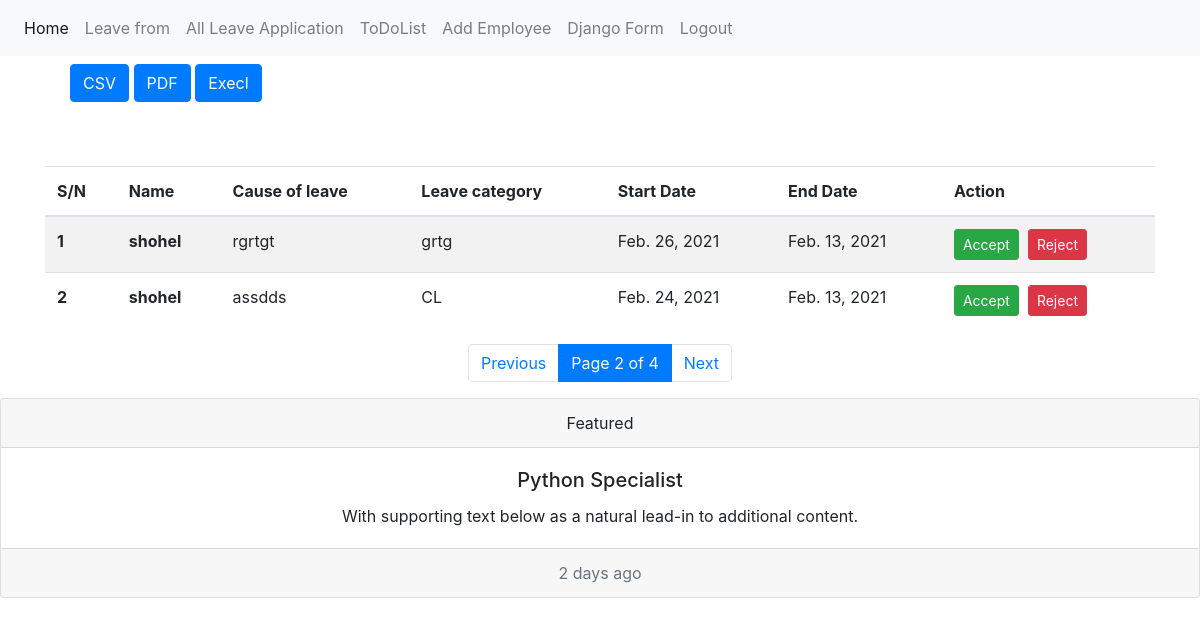
Screenshot of /all-application?page=2 (signed in) with the database file from the repository.
### emsapp/models.py (models this page shows, shortened)
class LeaveApplication(models.Model):
    user=models.ForeignKey(User, on_delete=models.CASCADE)
    case_of_leave=models.TextField(blank=True, null=True)
    leave_category=models.CharField(max_length=250)
    star_date=models.DateField(blank=True, null=True)
    end_date=models.DateField(blank=True, null=True)
    date=models.DateField(auto_now_add=True)
    checked=models.BooleanField(default=False)
    approved=models.BooleanField(default=False)

### emsapp/views.py (the view)
# urls.py: path('all-application', all_application, name='all_application'),
@login_required(login_url='/')
def all_application(request):
    applications=LeaveApplication.objects.filter(checked=False)
    p= Paginator(applications, 2) #item per page
    total_page=p.num_pages
    page_number = request.GET.get('page',1)
    try:
        page=p.page(page_number)
    except EmptyPage:
        page=p.page(1)
    context={'applications':page,'total_page':total_page,'page_number':page_number}
    return render(request, 'all_application.html',context)

### templates/all_application.html (shortened to what this page needs)
{% extends 'base.html' %}
{% block content %}
    <div class="container" >
      <div class="row">
        <div class="coll-8 mt-2">
          <ul>
            <a href="{% url 'export_csv_all_application'%}"><button class="btn btn-primary">CSV</button> </a>
            <a href="{% url 'export_pdf_all_application' %}"><button class="btn btn-primary">PDF</button> </a>
            <a href="{% url 'export_xls_all_application' %}"><button class="btn btn-primary">Execl</button> </a>
          </ul>
        </div>
      </div>
        <div class="row">
            <div class="col-md-12 m-auto pt-5">
                {% if applications %}
                  <table class="table table-striped">
                      <thead>
                        <tr>
                          <th scope="col">S/N</th>
                          <th scope="col">Name</th>
                          <th scope="col">Cause of leave </th>
                          <th scope="col">Leave category </th>
                          <th scope="col">Start Date</th>
                          <th scope="col">End Date</th>
                          <th scope="col">Action</th>
                        </tr>
                      </thead>
                      <tbody>
                          {% for applications in applications%}
                        <tr>
                          <th>{{ forloop.counter }}</th>
                          <th scope="row">{{ applications.user.username }}</th>
                          <td>{{ applications.case_of_leave }}</td>
                          <td>{{ applications.leave_category }}</td>
                          <td>{{ applications.star_date }}</td>
                          <td>{{ applications.end_date }}</td>
                          <td><a href="{% url 'applicatin_approval' applications.id 1 %}"><button class="btn btn-success btn-sm">Accept</button></a>&nbsp; <a href="{% url 'applicatin_approval' applications.id 0 %}"><button class="btn btn-danger btn-sm"> Reject</button></a></td>
                        </tr>
                        {% endfor %}
                      </tbody>
                  </table>
                  {% else %}
                  <div class="alert alert-primary" role="alert">
                    No Data Avaivale to Show
                  </div>
                  {%endif%}
            </div>
        </div>
        <div class="row">
       <div class="col-md-12 d-flex justify-content-center">
          <ul class="pagination">
            <li class="page-item">
              {% if applications.has_previous %}
              <a class="page-link" href="{% url 'all_application' %}?page={{applications.previous_page_number}}">Previous</a>
              {% endif %}
            </li>
            <li class="page-item active">
              <a class="page-link" >Page {{ page_number }} of {{ total_page }}</a>
            </li>
            <li class="page-item">
              {% if applications.has_next %}
              <a class="page-link" href="{% url 'all_application' %}?page={{applications.next_page_number}}">Next</a>
              {% endif %}
            </li>
          </ul>
         </div>
        </div>
    </div>
{% endblock content %}

### rows the page displays
LeaveApplication: user.username "shohel", case_of_leave "rgrtgt", leave_category "grtg", star_date "Feb. 26, 2021", end_date "Feb. 13, 2021"
LeaveApplication: user.username "shohel", case_of_leave "assdds", leave_category "CL", star_date "Feb. 24, 2021", end_date "Feb. 13, 2021"

### other values shown
{{ page_number }} "2"
{{ total_page }} "4"
